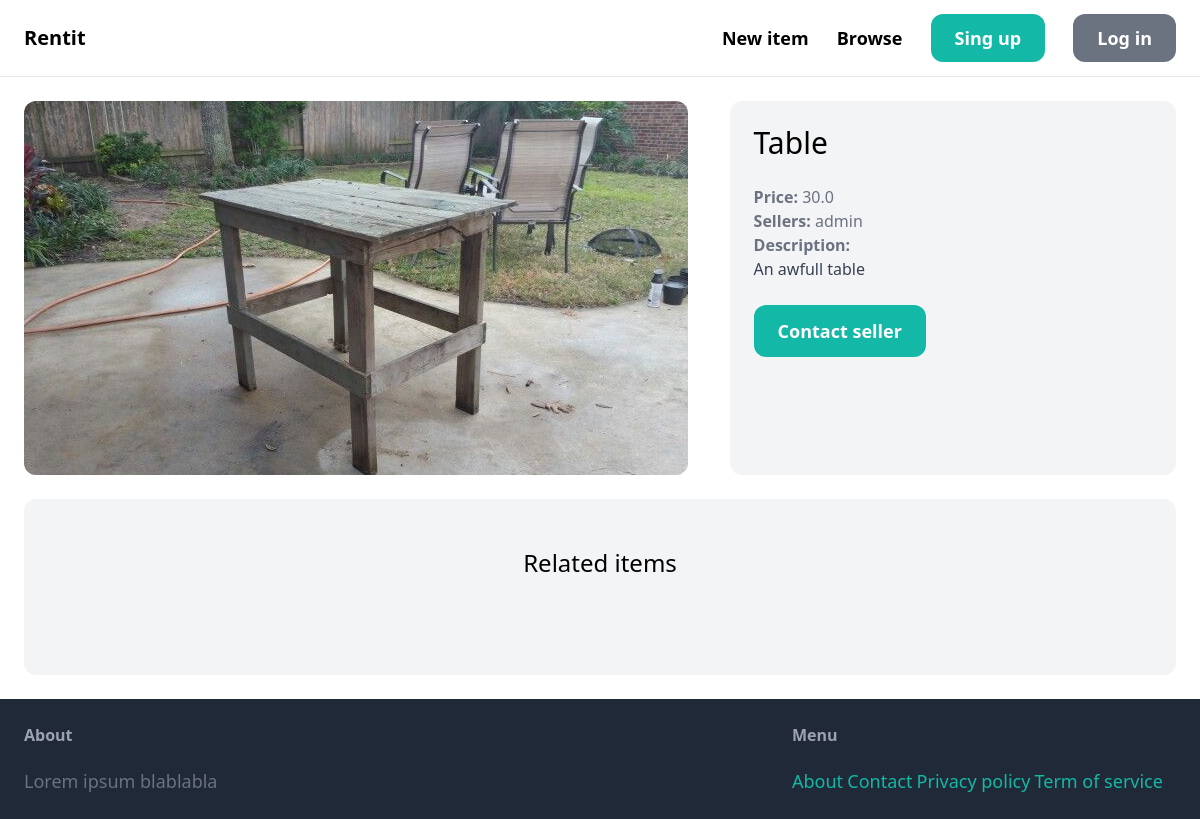
Before: /items/4/ with the older database file.
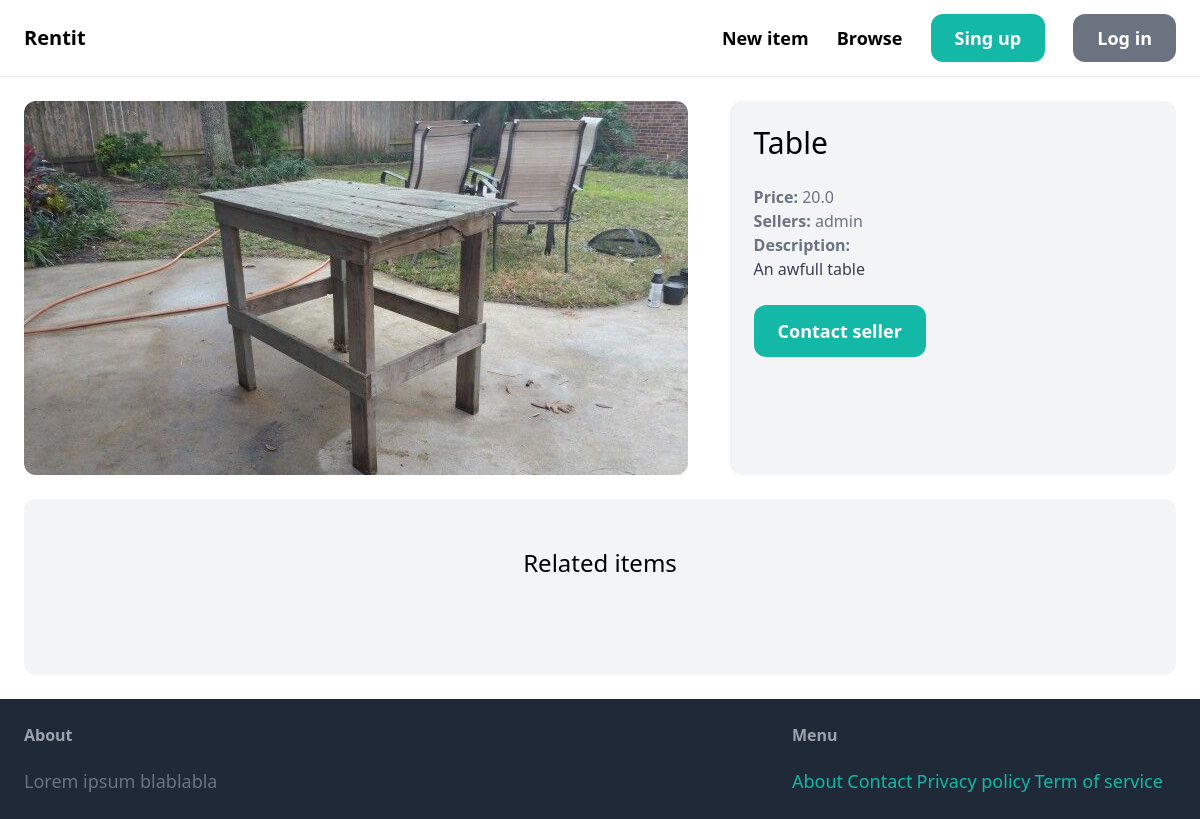
After: the same page with the newer database file.
### item/models.py (models this page shows, shortened)
class Item(models.Model):
    category = models.ForeignKey(Category, related_name='items', on_delete=models.CASCADE)
    name = models.CharField(max_length=255)
    description = models.TextField(blank=True, null=True)
    price = models.FloatField()
    image = models.ImageField(upload_to='item_images', blank=True, null=True)
    is_sold = models.BooleanField(default=False)
    created_by = models.ForeignKey(User, related_name='items', on_delete=models.CASCADE) #on_delete is used to say that if the user has been deleted, delete every item he created
    created_at = models.DateTimeField(auto_now_add=True)
    class Meta:
        ordering = ('name',) #it's used to order the items by name

### item/views.py (the view)
# urls.py: path('<int:pk>/', views.detail, name='detail'),
def detail(request, pk):
    item = get_object_or_404(Item, pk=pk)
    related_items = Item.objects.filter(category=item.category, is_sold=False,).exclude(pk=pk)[0:3]
    return render(request, 'item/detail.html', {
        'item': item,
        'related_items': related_items
    })

### item/templates/item/detail.html (shortened to what this page needs)
{% extends 'core/base.html' %}
{% block content %}
<div class="grid grid-cols-5 gap-6">
    <div class="col-span-3">
        <img src="{{ item.image.url }}" class="rounded-xl">
    </div>
    <div class="col-span-2 p-6 bg-gray-100 rounded-xl">
        <h1 class="mb-6 text-3xl">{{ item.name }}</h1>
        <p class="text-gray-500"><strong>Price: </strong>{{ item.price }}</p>
        <p class="text-gray-500"><strong>Sellers: </strong>{{ item.created_by.username }}</p>
        {% if item.description %}
            <p class="text-gray-700">
                <strong class="text-gray-500">Description: </strong><br>
                {{ item.description }}
            </p>
        {% endif %}
        {% if request.user == item.created_by %}
            <div class="mt-6 p-6 bg-white rounded-xl">
                <p>This is your item!</p>
                <a href="{% url 'item:edit' item.id %}" class="inline-block mt-6 px-6 py-3 text-lg font-sembold bg-teal-500 text-white rounded-xl">Edit</a>
                <a href="{% url 'item:delete' item.id %}" class="inline-block mt-6 px-6 py-3 text-lg font-sembold bg-red-500 text-white rounded-xl">Delete</a>
            </div>
        {% else %}
            <a href="{% url 'conversation:new' item.id %}" class="inline-block mt-6 px-6 py-3 text-lg font-semibold bg-teal-500 text-white rounded-xl hover:bg-teal-700">Contact seller</a>
        {% endif %}
    </div>
</div>
<div class="mt-6 px-6 py-12 bg-gray-100 rounded-xl">
    <h2 class="mb-12 text-2xl text-center">Related items</h2>
</div>
{% endblock %}

Changed rows visible on the page:
changed Item "Table": price "30.0" → "20.0"
